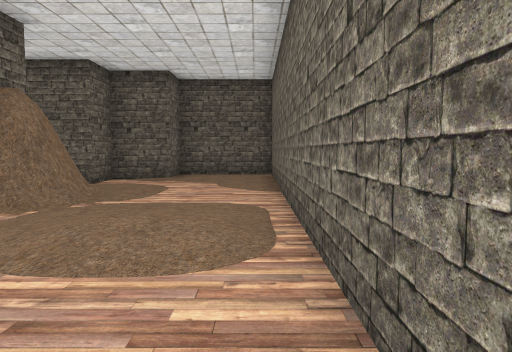
View 1 (above)

24 first-person views from a walk through a Unity game level. The camera is 1.3 m above the floor, tilts 4° down and sees 70° across. The floor is counted in squares, 2 m on a side. Each view is taken from the middle of a square. On the plan, view 1 faces up. The plan holds only what a view shows up to about 11 squares ahead; the rest is blank. The player is left out. Some animated figures are left out.

View 2
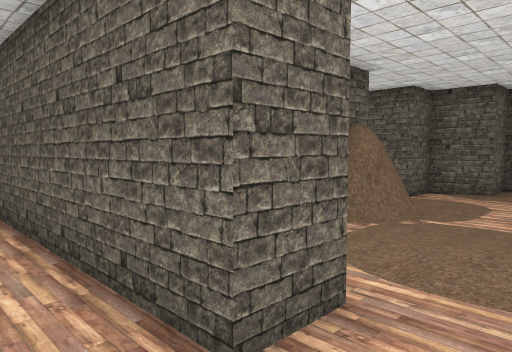

View 3
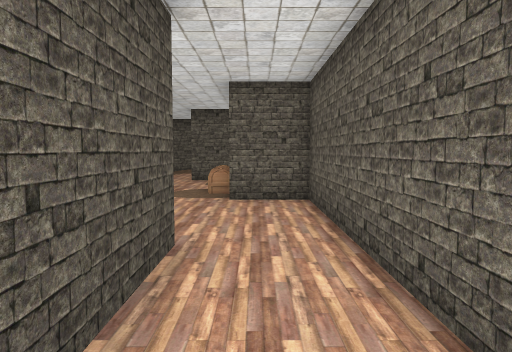

View 4
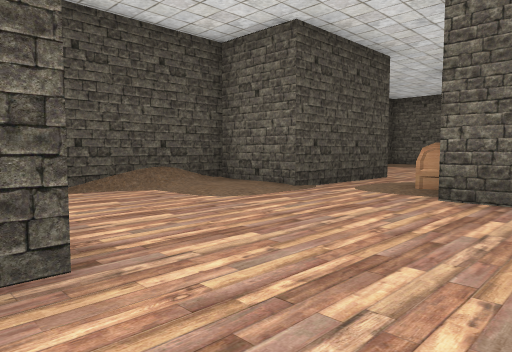

View 5
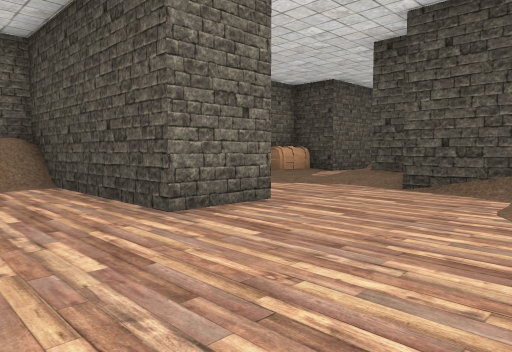

View 6
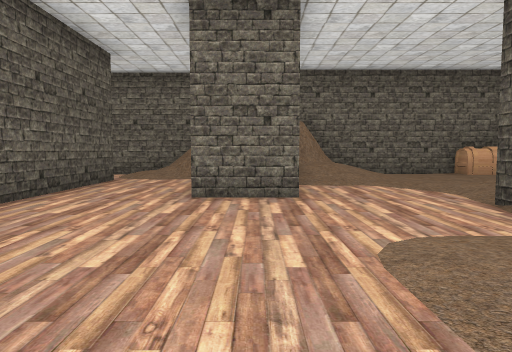

View 7
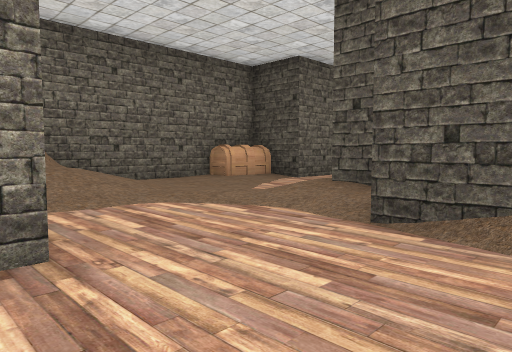

View 8
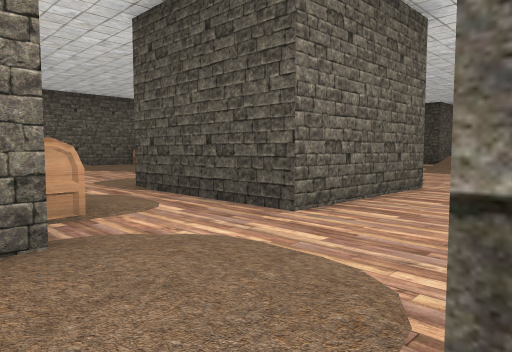

View 9
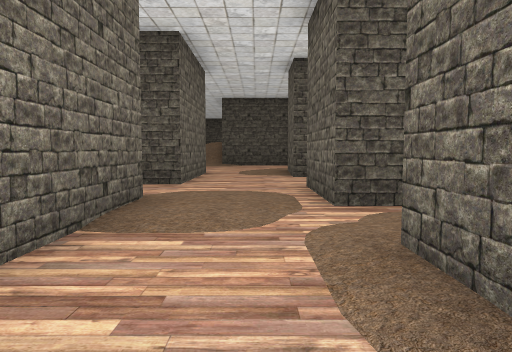

View 10
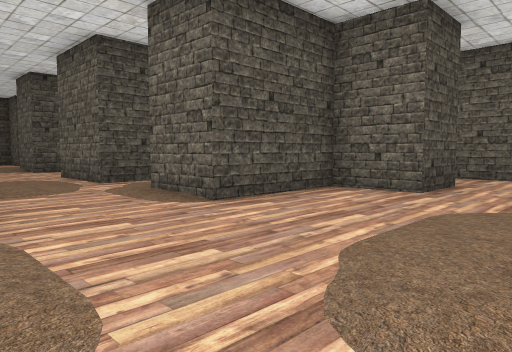

View 11
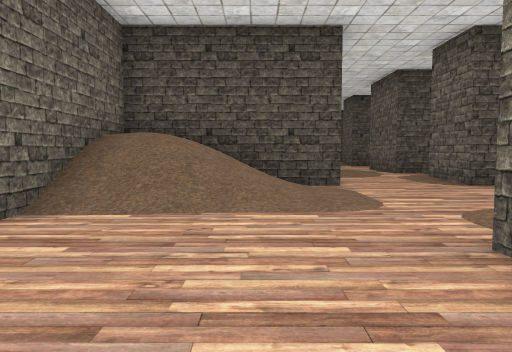

View 12
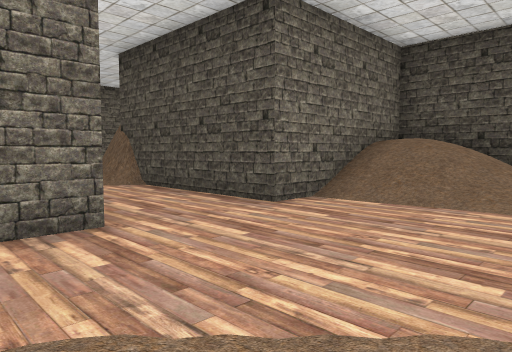

View 13
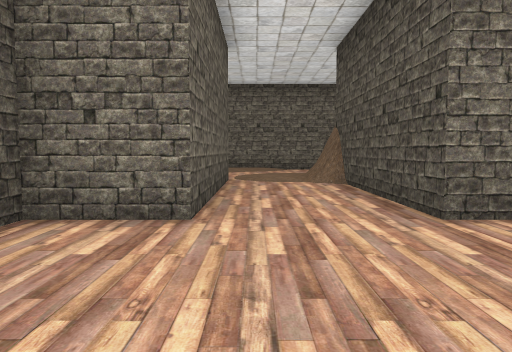

View 14
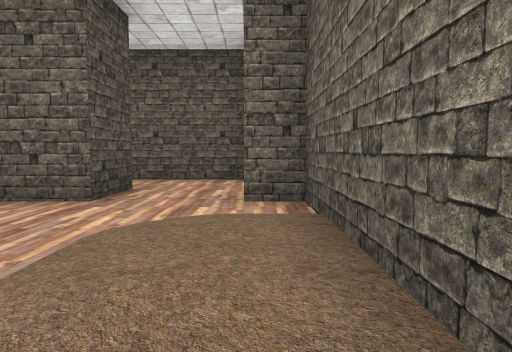

View 15
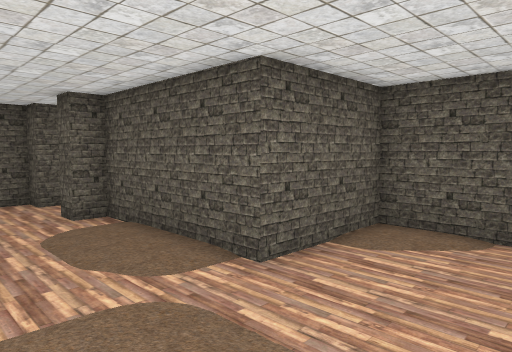

View 16
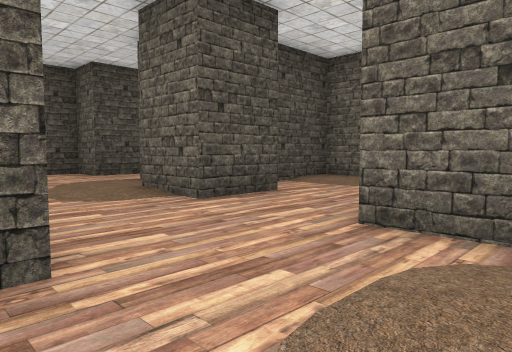

View 17
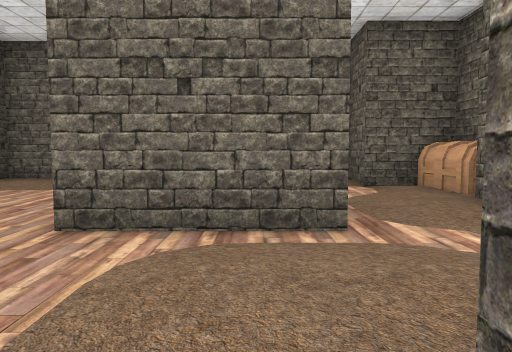

View 18
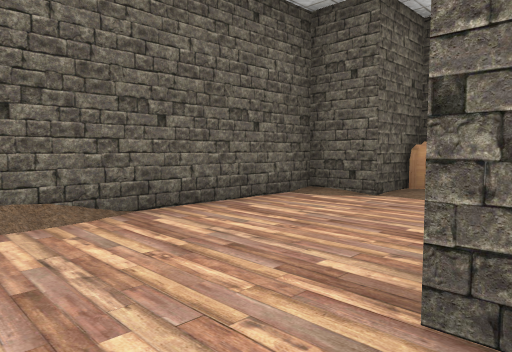

View 19
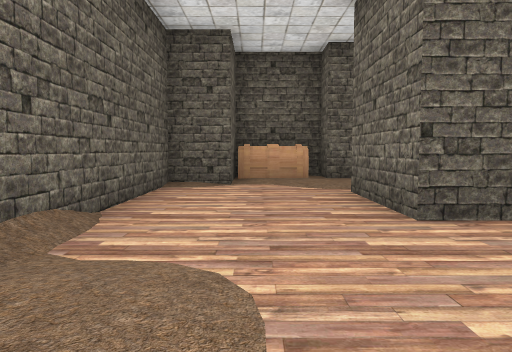

View 20
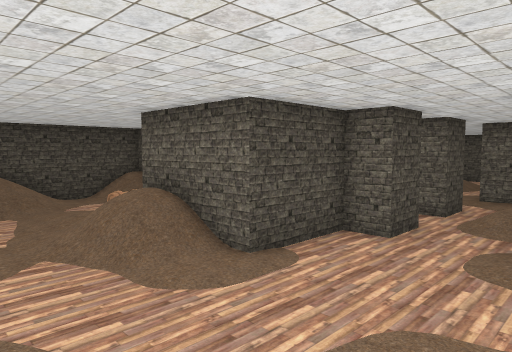

View 21
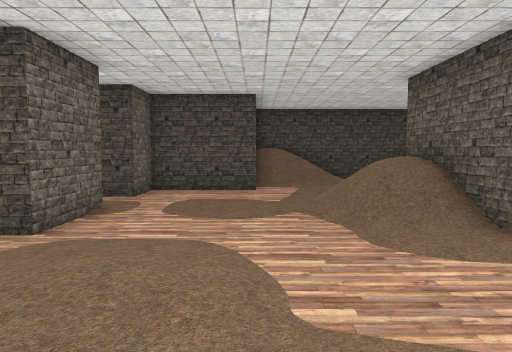

View 22
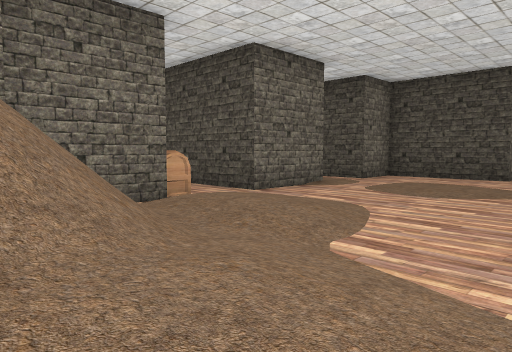

View 23
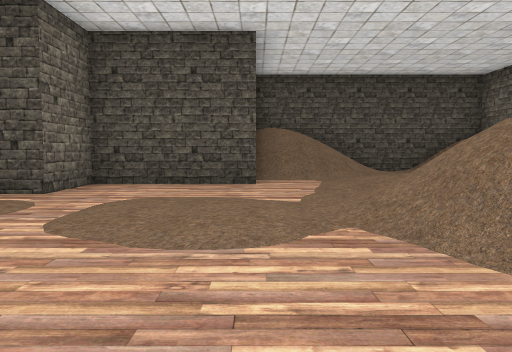

View 24
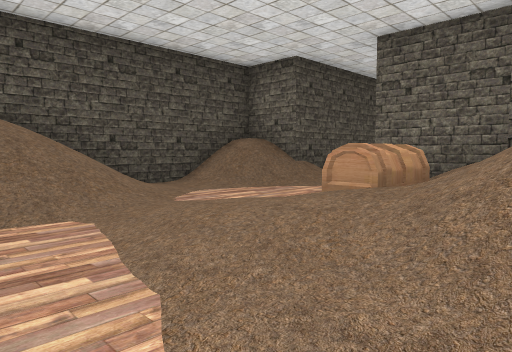

### Floor plan
Key: @ floor where view 1 was taken; # wall or solid block; . main floor; : floor 0.25 m higher than the main floor; + floor 0.5 m higher than the main floor; * floor 1.75 m higher than the main floor; / step, stairs or slope; C chest.
Columns run from 22 left of view 1 to 1 right of it. Each row starts with its distance up from view 1.
 11          ######    #####
 10          #....#   ##...#
  9          #....#####....#
  8          #.............#
  7     ######.............#
  6 ##..#.........######...#
  5 #..........///#   ##...#
  4 #..........///#    ..//#
  3 #. ##.....///*#    ./:/#
  2    #####..#####     ...#
  1    #CC##..#  ########..#
  0   ##......#  #......./@#
 -1   #.......#  #.......//#
 -2   #...##...CC.....######
 -3   #...##..........#  ##
 -4   #.......####....../##
 -5   #.......#  #......//#
 -6   #...##..#  ####/////#
 -7   #... #..#    # +//..#
 -8   ###  ....////### /..#
 -9       #....//// ## /..C
-10    //.......////.#  .##
-11   ./.........////C  .#
-12   #..##.......///.   #
-13       ####.......###
-14          #//.....#
-15          #///....#
-16          #///....
-17       # /////.....
-18       # /C///....#
-19       #   //.#####
-20        ..././
-21      ////.///
-22     ###//.///
-23       ########

Positions as (right, up) in squares from view 1, and headings:
1: (0, 0), facing up
2: (0, -1), facing up-left
3: (0, -1), facing left
4: (-4, 0), facing down-left
5: (-8, 0), facing down-right
6: (-10, -3), facing right
7: (-7, -3), facing down-right
8: (-15, -1), facing down-right
9: (-14, 3), facing down
10: (-12, 6), facing down-left
11: (-11, 9), facing down
12: (-12, 10), facing down-right
13: (-12, 8), facing right
14: (-13, 6), facing left
15: (-9, 3), facing up-left
16: (-12, -2), facing down-left
17: (-12, -2), facing left
18: (-16, -5), facing up-left
19: (-18, -7), facing up
20: (-8, -8), facing down-left
21: (-9, -8), facing down
22: (-11, -8), facing down-right
23: (-9, -12), facing down
24: (-9, -16), facing down-left
